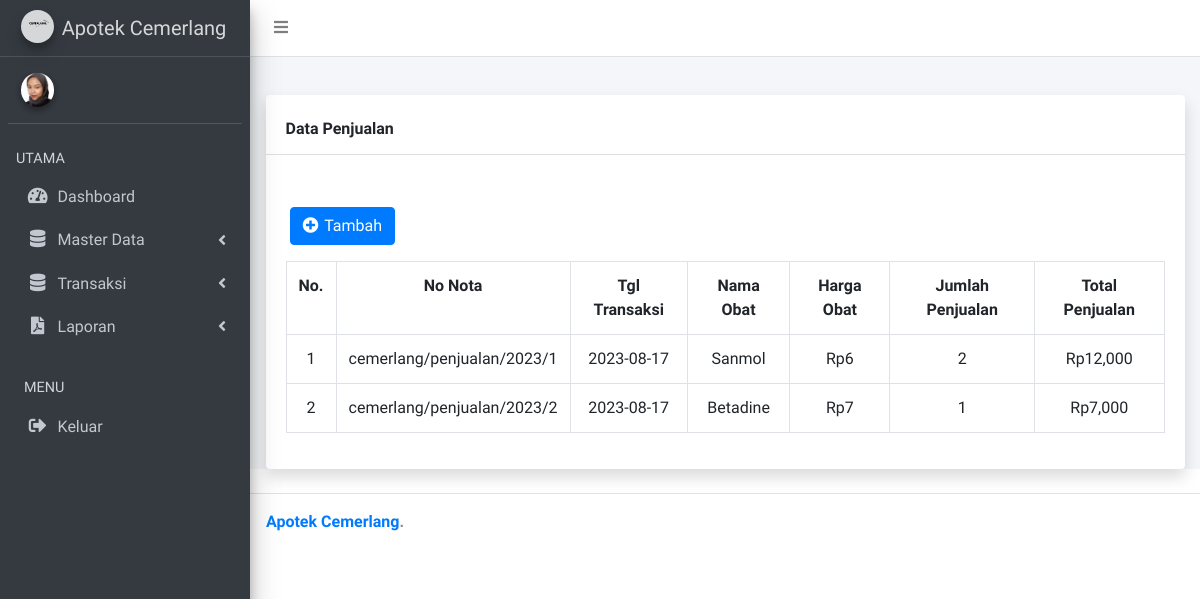
/index.php/penjualan, run on the app's committed database.
### tables this page shows
CREATE TABLE `sales` (
  `id` int(11) NOT NULL,
  `nota_num` varchar(100) NOT NULL,
  `id_drug` varchar(64) NOT NULL,
  `qty` int(11) NOT NULL,
  `date` date NOT NULL,
  `total` decimal(19,0) NOT NULL,
  `harga_penjualan` int(11) DEFAULT NULL
);

CREATE TABLE `drugs` (
  `id` int(11) NOT NULL,
  `kode_obat` varchar(12) NOT NULL,
  `name` varchar(64) NOT NULL,
  `id_unit` varchar(11) NOT NULL,
  `stock` int(11) NOT NULL,
  `id_supplier` int(11) NOT NULL
);

### application/controllers/penjualan.php (called while the page is built, shortened)
<?php
class penjualan extends CI_Controller
{
    public function __construct()
    {
        $this->load->model('penjualanModel');
        $this->load->model('obatModel');
        $this->load->model('jurnalModel');
    }
    public function index()
    {
        $data['title'] = 'Admin | Penjualan';
        $data['data'] = $this->penjualanModel->index();
        $data['no_nota'] = $this->penjualanModel->no_nota();
        $data['obat'] = $this->obatModel->index();
        $arrNoNota = explode('/', $data['no_nota'][0]->nota_num);
        $lastId = (int)$arrNoNota[3] + 1;
        $tahun = date('Y');
        $data['no_nota'] = "cemerlang/penjualan/$tahun/$lastId";
        $this->load->view('module/header', $data);
        $this->load->view('sales/index', $data);
        $this->load->view('module/footer');
    }
}

### index.php (called while the page is built, shortened)
<?php
require_once BASEPATH.'core/CodeIgniter.php';

### application/models/penjualanModel.php (called while the page is built, shortened)
<?php
class penjualanModel extends CI_Model
{
    public function index()
    {
        return $this->db->query('select sales.id,nota_num,date,d.name,harga_penjualan,qty,total from sales
                                join drugs d on d.id = sales.id_drug
                                group by nota_num
                                ')->result();
    }
    public function no_nota()
    {
        return $this->db
            ->query('select nota_num from sales where id = (SELECT max(id) FROM apotek.sales)')
            ->result();
    }
}

### application/models/obatModel.php (called while the page is built, shortened)
<?php
class obatModel extends CI_Model
{
    public function index()
    {
        return $this->db->query('select drugs.id as id_obat,units.name as satuan,drugs.name,kode_obat,stock from drugs join units on drugs.id_unit = units.id')->result();
    }
}

### application/views/sales/index.php (the view, shortened to what this page needs)
<div class="content-wrapper">
    <section class="content-header">
    </section>
    <section class="content">
        <div class="container">
            <div class="card shadow mb-4">
                <div class="card-header py-3 mt-2">
                    <h6 class="m-0 font-weight-bold ">Data Penjualan</h6>
                </div>
                <form action="{{ url('COA') }}" method="get">
                </form>
                <div class="card-body">
                    <a href="<?= base_url('penjualan/create') ?>" class="btn btn-primary ml-1 mt-3 mb-3" id="tambah"> <i class="fas fa-plus-circle me-1  " style="letter-spacing: 2px"></i> Tambah </a>
                    <div class="table-responsive">
                        <table class="table table-bordered" id="dataTable" width="100%" cellspacing="0">
                            <tr class="text-center">
                                <th>No.</th>
                                <th>No Nota</th>
                                <th>Tgl Transaksi</th>
                                <th>Nama Obat</th>
                                <th>Harga Obat</th>
                                <th>Jumlah Penjualan</th>
                                <th>Total Penjualan</th>
                            </tr>
                            <?php
                            $no = 1;
                            ?>
                            <?php foreach ($data as $d) : ?>
                                <tr class="text-center">
                                    <td><?= $no ?></td>
                                    <td> <?= $d->nota_num ?> </td>
                                    <td> <?= $d->date ?> </td>
                                    <td> <?= $d->name ?> </td>
                                    <td><?= 'Rp' . number_format($d->harga_penjualan) ?></td>
                                    <td> <?= $d->qty ?> </td>
                                    <td><?= 'Rp' . number_format($d->total) ?></td>
                                </tr>
                                <?php
                                $no++;
                                ?>
                            <?php endforeach; ?>
                        </table>
                    </div>
                </div>
            </div>
        </div>
    </section>
</div>

### data on the page
sales: nota_num "cemerlang/penjualan/2023/1", date "2023-08-17", id_drug.name "Sanmol", harga_penjualan "6", qty "2", total "12,000"
sales: nota_num "cemerlang/penjualan/2023/2", date "2023-08-17", id_drug.name "Betadine", harga_penjualan "7", qty "1", total "7,000"
